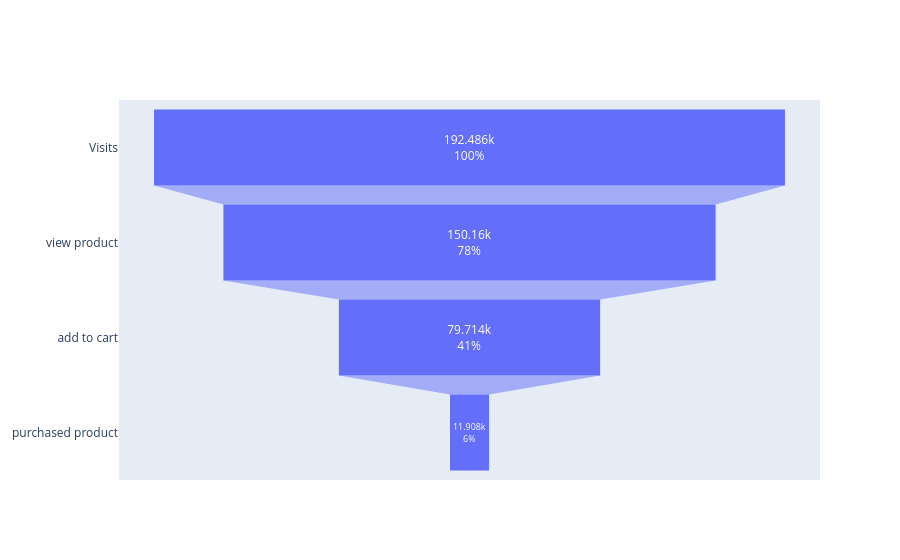

The code cell stored with this chart in its notebook:
### Code cell
stages = ['Visits', 'view product', 'add to cart', 'purchased product']
fig = go.Figure(go.Funnel( x=flow_count, y=stages, textinfo = 'value+percent initial'))
fig.show()

### Figure 1 — Plotly figure (JSON) as saved in the notebook; plotly's stock layout.template omitted (floating-point values rounded to 4 significant figures)
{"data": [{"textinfo": "value+percent initial", "type": "funnel", "x": [192486, 150160, 79714, 11908], "y": ["Visits", "view product", "add to cart", "purchased product"]}], "layout": {}}
